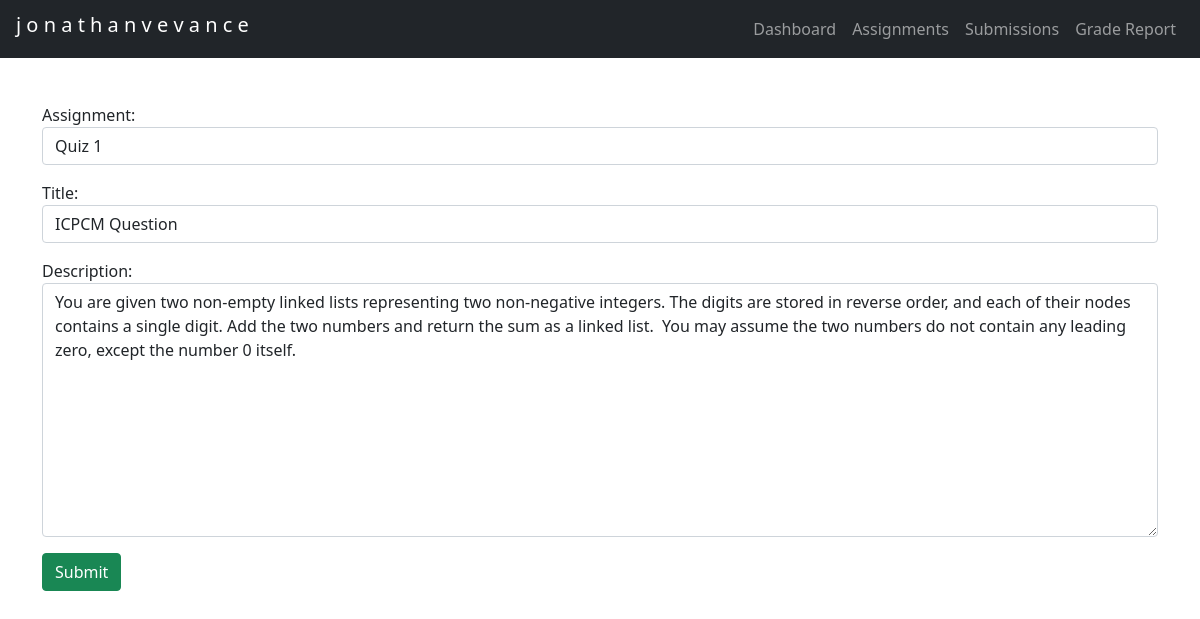
Page /edit_question/5 on the committed database.
### setter/models.py (models this page shows, shortened)
class Question(models.Model):
    assignment = models.ForeignKey(Assignment, on_delete=models.CASCADE)
    title = models.CharField(max_length=100, null=True, blank=True)
    description = RichTextField(null=True, blank=True)

class Assignment(models.Model):
    title = models.CharField(max_length=30, unique=True)
    def __str__(self):
        return self.title

### setter/views.py (the view)
# urls.py: path('edit_question/<int:pk>', views.edit_question, name='edit-question'),
def edit_question(request, pk):
    my_question = Question.objects.get(id=pk)
    assignment = my_question.assignment
    form = QuestionForm(instance=my_question)
    if request.method == "POST":
        form = QuestionForm(request.POST, instance=my_question)
        if form.is_valid():
            form.save()
            return redirect(reverse("setter:assignment-id", args=[assignment.id]))
    context = {
        'title': 'Question',
        'navbar_link': None,
        'form': form,
    }
    return render(request, "setter/question.html", context)

### setter/forms.py
class QuestionForm(forms.ModelForm):
    class Meta:
        model = Question
        fields = '__all__'
        widgets = {
            'assignment': forms.Select(attrs={"class": 'form-control'}),
            'title': forms.TextInput(attrs={ "class": 'form-control'}),
            'description': forms.Textarea(attrs={"class": 'form-control'}),
        }

### setter/templates/setter/question.html (shortened to what this page needs)
{% extends 'setter/base.html' %}
{% block content %}
<div class="container mt-5">
    <div class="form-group">
        <form method="POST" action="#">
            {{ form.as_p }}
            <button type="submit" class="btn btn-success">Submit</button>
        </form>
    </div>
</div>
{% endblock content %}

### setter/templates/setter/base.html (style rules this page uses)
body { padding-top: 55px; }

### rows in the picture
Question: assignment "Quiz 1", description "You are given two non-empty linked lists representing two non-negative integers. The digits are stored in reverse order, and each of their nodes contains a single digit. Add the two numbers and return the sum as a linked list. You may assume the two numbers do not contain any leading zero, except the number 0 itself."
Assignment: title "ICPCM Question"
